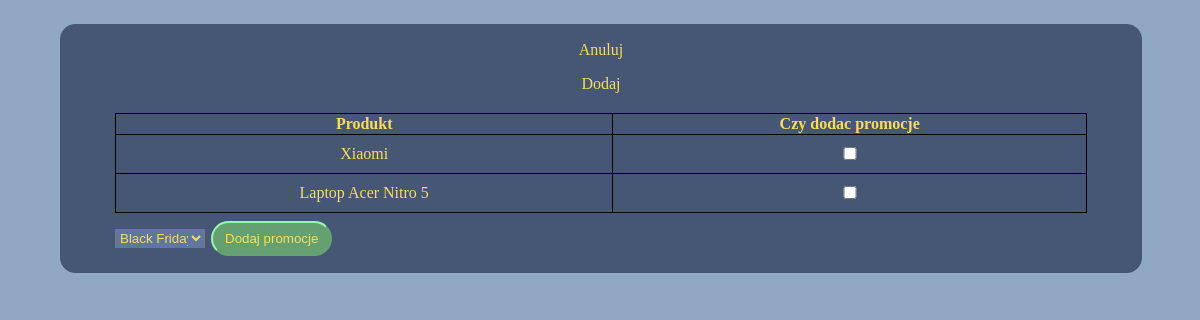
The page /admin/dodawanie-promocji/promocja-produkt-dodaj.php on the database as committed earlier.
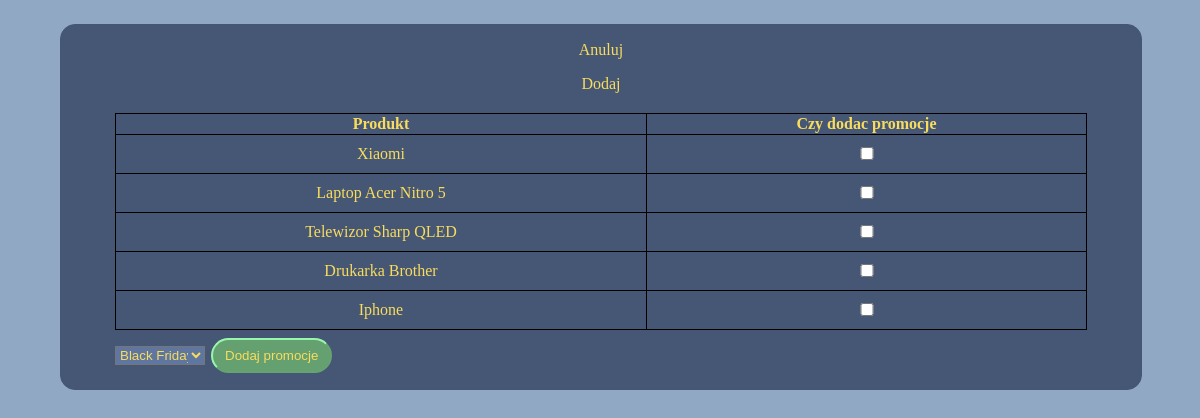
The same page on the database as committed later.
### tables this page shows
CREATE TABLE `produkt` (
  `produkt_id` int(10) UNSIGNED NOT NULL,
  `nazwa` varchar(60) NOT NULL,
  `kategoria_id` int(10) UNSIGNED NOT NULL,
  `cena` decimal(10,0) UNSIGNED NOT NULL,
  `fotografia` varchar(70) NOT NULL,
  `producent_id` int(10) UNSIGNED NOT NULL,
  `opis` varchar(150) NOT NULL,
  `ilosc` tinyint(3) UNSIGNED NOT NULL
);

### admin/dodawanie-promocji/promocja-produkt-dodaj.php (the view, shortened to what this page needs)
<!DOCTYPE html>
<html lang="en">
<head>
    <link rel="stylesheet" href="../../style/style-globalne.css">
    <link rel="stylesheet" href="../../style/style-tabelka-panelu.css">
</head>
<body>
    <section class="tabelka-panelu">
        <a href="../sposob-dodania-promocji.php">Anuluj</a>
        <a href="">Dodaj</a>
        <?php
        include("../../config/config.php");
        $query = "SELECT * FROM `produkt`";
        $result = $connection->query($query);
        echo "<form method=\"post\">";
        echo "<table>";
        echo "<tr> <th>Produkt</th> <th>Czy dodac promocje</th> <tr>";
        while ($row = $result->fetch_assoc()) {
            $nazwa = htmlspecialchars($row['nazwa']);
            echo "<tr> <td style=\"padding:10px;\">{$nazwa}</td> <td><input type=\"checkbox\" name=\"ids[]\" value=\"{$row['produkt_id']}\"></td> </tr>";
        }
        echo "</table>";
        $query = "SELECT * FROM `promocja`";
        $result = $connection->query($query);
        echo "<select style=\"margin-left:4.5vw;\" name=\"promocja\">";
        while ($row = $result->fetch_assoc()) {
            $nazwa = htmlspecialchars($row['promocja']);
            echo "<option value=\"{$row['promocja_id']}\">{$nazwa}</option>";
        }
        echo "</select>";
        echo "<button style=\"margin-left:0.5vw;\" type=\"submit\" name=\"submit\">Dodaj promocje</button>";
        echo "</form>";
        ?>
    </section>
</body>
</html>

Rows that differ between the two databases and show on the page:
added produkt: nazwa "Telewizor Sharp QLED"
added produkt: nazwa "Drukarka Brother"
added produkt: nazwa "Iphone"
